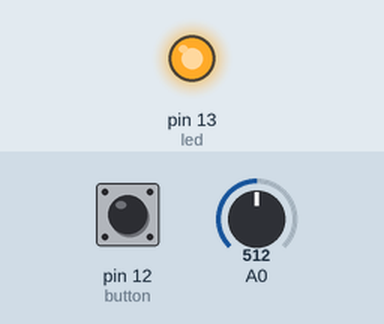
Simulated run of this sketch. Board: Arduino Uno, built with avr-gcc and run on an emulated ATmega328P. Parts: output pins drawn as LEDs (lit = HIGH). The test bench sets the inputs (shaded band); at power-on: pin 12 (button) LOW, A0 = 512. What the sketch prints to the serial monitor is not drawn.

Above: at 0.2 s.
At 12.6 s:
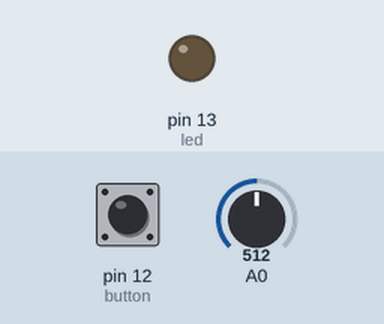
Timing chart, 0 to 14.1 s (numbered marks = the images above):
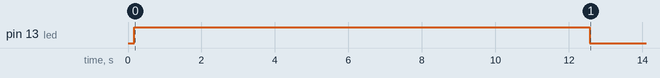

Measured:
- by itself, pin 13 (led): LOW → HIGH at 0.18 s, → LOW 12.4 s later

The sketch:

temp_measurement_med_max_min.ino
```cpp
const int B = 3000;
const int Ro = 1000;
const int Tnom = 25;
const int Tcomp = 20; //temperatura di comparazione
int comp_c = 0;
int c = 0;
float max_val = 0;
float min_val = 300;
float med_val = 0;
float sum = 0;
float tmp = 0;
int nc = 12; //cambiare questo numero comporta un cambiamento nelle iterazioni
float temp_buff = 0;
float array[12];
int first_boot = false;
/**********************************
  PARTE NON NELLA TRACCIA
  **********************************/
 //inserzione di un pulsante per resettare
const int button = 12;
const int led = 13; //led di notifica che si sta misurando qualcosa
int loop_flag=HIGH;


void setup()
{
 Serial.begin(9600);
 pinMode(button,INPUT);
 pinMode(led,OUTPUT);
 }

void loop()
{
 if(loop_flag==HIGH)
  {
if (first_boot == false)
    {

Serial.println("88  dP  dP'Yb  .dP'Y8  dP'Yb   dP'Yb   dP'Yb");
Serial.println("88odP  dP   Yb `Ybo.  dP   Yb dP  /Yb dP  /Yb" );
Serial.println("88'Yb  Yb   dP o.`Y8b Yb   dP Yb / dP Yb / dP ");
Serial.println("88  Yb  YbodP  8bodP'  YbodP   YbodP   YbodP  ");

    first_boot = true;
    }
Serial.println("**********************************");
Serial.println("Loading");
    digitalWrite(led,HIGH);
    for (c= 0; c < nc ; c++)
      {
        //qualsiasi sia il suo nome, lo addressiamo in una variabile per evitare
        //di ripetere troppo codice
        temp_buff = misTemp();
        //assegnamento del valore massimo
        if (temp_buff > max_val) {max_val = temp_buff; }
        //assegnamento del valore minimo
        if (temp_buff < min_val) {min_val = temp_buff;}
        //somma per la media
        sum += temp_buff;
        array[c] = temp_buff;
Serial.println("...");
        delay(1000);
      }
      Serial.print("la temperatura piu' alta e' :");Serial.println(max_val);
      Serial.print("la temperatura piu' bassa e' :");Serial.println(min_val);
      Serial.print("la temperatura media e':"); Serial.println((sum/nc));
      Serial.println("lista temperature rilevate (le temperature superiori alla nominale avranno due asterischi a sinistra)");
for(c=0;c<nc;c++)
      {
      if (array[c] > Tcomp) {comp_c ++; Serial.print(" ** ");}
      Serial.print(array[c]);
      Serial.print(" ,");
      }
Serial.println("");
Serial.print("la temperatura nominale è stata superata "); Serial.print(comp_c) ; Serial.println(" volte");
Serial.println("**********************************");
digitalWrite(led,LOW);
      loop_flag = LOW;

  }

  if ((digitalRead(button)==HIGH) && (loop_flag == LOW))
    {
        max_val = 0;
        min_val = 300;
        med_val = 0;
        sum = 0;
        c = 0;
        comp_c = 0;
        temp_buff = 0;
        loop_flag = HIGH;
    }
  }

float misTemp()
{
tmp = analogRead(A0);
tmp = Ro/((1023/tmp)-1);
tmp = tmp/Ro;
tmp = log(tmp);
tmp = tmp/B;
tmp = tmp +1.0/(Tnom + 273.15);
tmp = 1.0/tmp;
tmp = tmp - 273.1;
}
```
